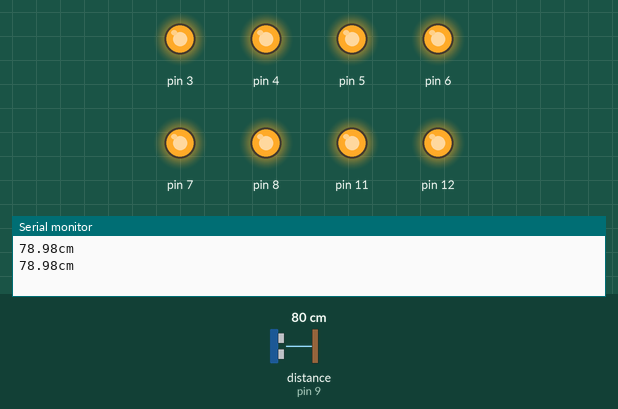
This sketch was run on a simulated Arduino Uno, built with avr-gcc and run on an emulated ATmega328P. Shown: output pins drawn as LEDs (lit = HIGH), the last lines printed to the serial monitor. Wiring (inferred from the names in the program): ultrasonic range finder: trigger pin 10; echo pin 9. The inputs (shaded band) are chosen by the test bench; at power-on: distance to the obstacle (sensor on pin 9) 80 cm. The echo pulse lasts 58.3 µs per cm; pins used as bus, display or sensor lines are not drawn.

Above: at 1.8 s.
1.9 s: distance to the obstacle (sensor on pin 9) set to 18 cm
4.2 s: distance to the obstacle (sensor on pin 9) set to 14 cm
At 6.8 s:
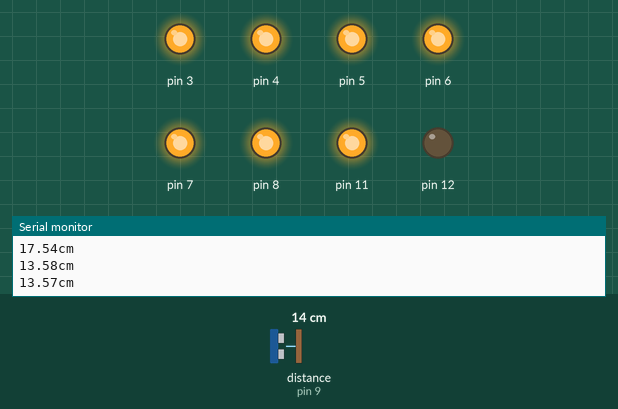
7.5 s: distance to the obstacle (sensor on pin 9) set to 2 cm
At 9.3 s:
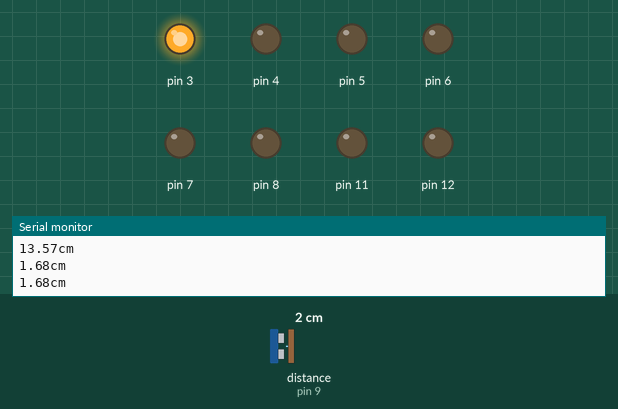
10.5 s: distance to the obstacle (sensor on pin 9) set to 5 cm
At 12.9 s:
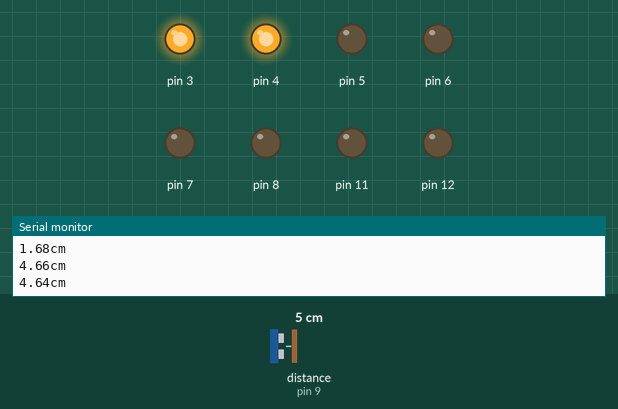
13.5 s: distance to the obstacle (sensor on pin 9) set to 7 cm
At 15.3 s:
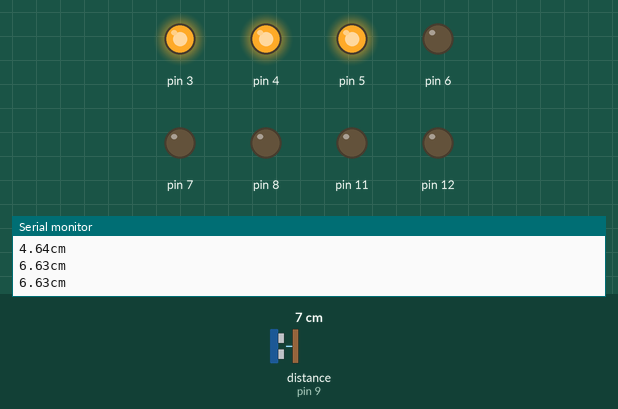
16.5 s: distance to the obstacle (sensor on pin 9) set to 4 cm
At 18.9 s:
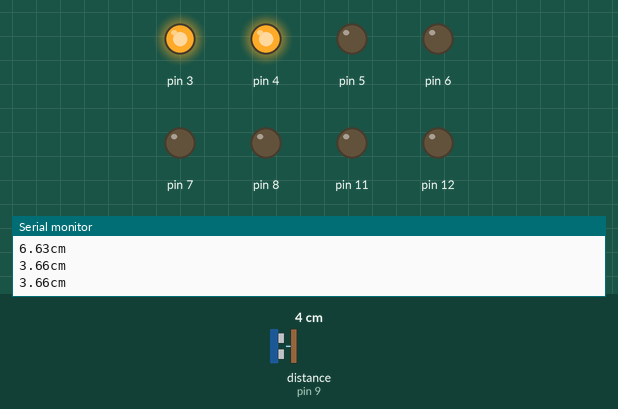
Timing chart, 0 to 20.4 s (numbered marks = the images above; inputs shaded):
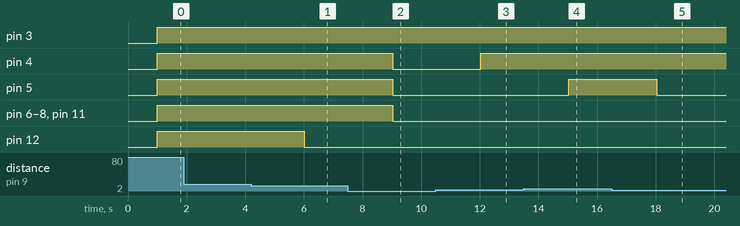

Measured:
- the behaviour switches between 16 and 15 cm on distance to the obstacle (sensor on pin 9) (found by bisection; images 0 and 1)
- the behaviour switches between 3 and 4 cm on distance to the obstacle (sensor on pin 9) (found by bisection; images 2 and 3)
- the behaviour switches between 5 and 6 cm on distance to the obstacle (sensor on pin 9) (found by bisection; images 3 and 4)
- after the input at 4.2 s, pin 12: HIGH → LOW after 1.8 s
- after the input at 7.5 s, pin 4–8, pin 11: HIGH → LOW after 1.5 s
- after the input at 10.5 s, pin 4: LOW → HIGH after 1.5 s
- after the input at 13.5 s, pin 5: LOW → HIGH after 1.5 s
- after the input at 16.5 s, pin 5: HIGH → LOW after 1.5 s

The sketch:

distance-led-arduino.ino
```cpp
# define led 13

int trigger = 10;           // declaramos la palabra trigger como un tipo entero y al mismo tiempo reemplaza al pin 9
int echo = 9;           // declaramos la palabra echo como un tipo entero y al mismo tiempo reemplaza al pin 8
float tiempo_de_espera, distancia; // creamos una variable de fotante; es decir, nos puede dar resultados en decimales.

void setup() {
  Serial.begin (9600);   // establemos la comucicacion serial
  pinMode (trigger, OUTPUT); // declarmos el pin 9 como salida
  pinMode (echo, INPUT);   // declaramos el 8 como entrada

  pinMode(3,OUTPUT);
  pinMode(4,OUTPUT);
  pinMode(5,OUTPUT);
  pinMode(6,OUTPUT);
  pinMode(7,OUTPUT);
  pinMode(8,OUTPUT);
  pinMode(11,OUTPUT);
  pinMode(12,OUTPUT);
}

void loop() {
  digitalWrite (trigger,LOW); // ponemos en bajo el pin 8 durante 2 microsegundos
  delayMicroseconds(2);
  digitalWrite (trigger, HIGH);// ahora ponemos en alto pin 8 durante 10 microsegundos;
  delayMicroseconds (10);     // pues este el momento en que emite el sonido durante 10 segungos
  digitalWrite (trigger, LOW); // ahora ponemos en bajo pin 8
  tiempo_de_espera = pulseIn (echo,HIGH); // pulseIn, recoge la señal del sonido que emite el trigger
  /*La función pulseIn espera la aparición de un pulso en una entrada y mide su duración, dando como resultado la duración medida
  El primer parámetro (ECHO) es el pin sobre el que se realizará la medición.
  Y el segundo parámetro (HIGH) indica si el pulso a esperar será un 1 (HIGH) o un 0 (LOW).
  */
  distancia=tiempo_de_espera * 0.034/2;
  Serial.print (distancia);    // imprimimos la distancia en cm
  Serial.println ("cm");
  delay (1000);

  if (distancia>=1 && distancia <=3){
    digitalWrite (3,1);
    digitalWrite (4,0);
    digitalWrite (5,0);
    digitalWrite (6,0);
    digitalWrite (7,0);
    digitalWrite (8,0);
    digitalWrite (11,0);
    digitalWrite (12,0);
  }
  if (distancia>3 && distancia <=5){
    digitalWrite (3,1);
    digitalWrite (4,1);
    digitalWrite (5,0);
    digitalWrite (6,0);
    digitalWrite (7,0);
    digitalWrite (8,0);
    digitalWrite (11,0);
    digitalWrite (12,0);
  }
  if (distancia>5 && distancia <=7){
    digitalWrite (3,1);
    digitalWrite (4,1);
    digitalWrite (5,1);
    digitalWrite (6,0);
    digitalWrite (7,0);
    digitalWrite (8,0);
    digitalWrite (11,0);
    digitalWrite (12,0);
  }
  if (distancia>7 && distancia <=9){
    digitalWrite (3,1);
    digitalWrite (4,1);
    digitalWrite (5,1);
    digitalWrite (6,1);
    digitalWrite (7,0);
    digitalWrite (8,0);
    digitalWrite (11,0);
    digitalWrite (12,0);
  }
  if (distancia>9 && distancia <=11){
    digitalWrite (3,1);
    digitalWrite (4,1);
    digitalWrite (5,1);
    digitalWrite (6,1);
    digitalWrite (7,1);
    digitalWrite (8,0);
    digitalWrite (11,0);
    digitalWrite (12,0);
  }
  if (distancia>11 && distancia <=13){
    digitalWrite (3,1);
    digitalWrite (4,1);
    digitalWrite (5,1);
    digitalWrite (6,1);
    digitalWrite (7,1);
    digitalWrite (8,1);
    digitalWrite (11,0);
    digitalWrite (12,0);
  }
  if (distancia>13 && distancia <=15){
    digitalWrite (3,1);
    digitalWrite (4,1);
    digitalWrite (5,1);
    digitalWrite (6,1);
    digitalWrite (7,1);
    digitalWrite (8,1);
    digitalWrite (11,1);
    digitalWrite (12,0);
  }
  if (distancia>15 && distancia <=400){
    digitalWrite (3,1);
    digitalWrite (4,1);
    digitalWrite (5,1);
    digitalWrite (6,1);
    digitalWrite (7,1);
    digitalWrite (8,1);
    digitalWrite (11,1);
    digitalWrite (12,1);
  }
}
```
